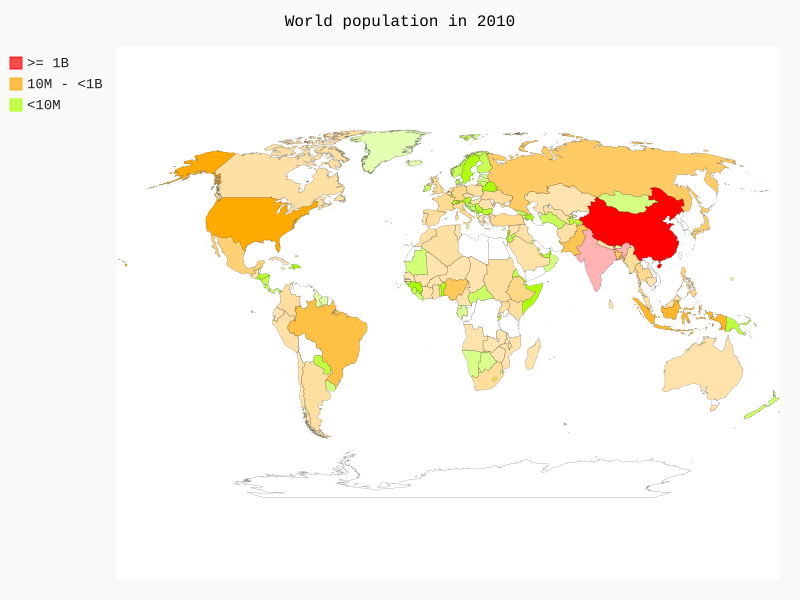

Python code for this plot:
import json
from pygal.maps.world import World, COUNTRIES
from pygal.style import RotateStyle

def get_code(name):
	for x, y in COUNTRIES.items():
		if y == name:
			return x
	return None

filename = 'D:\CodeHub\Python Crash Course\Population\population_data.json'
with open(filename) as f:
	data = json.load(f)

wm = World(style = RotateStyle('#FF0000'))
wm.title = 'World population in 2010'

group1, group2, group3 = {}, {}, {}

for dict in data:
	if dict['Year'] == '2010':
		code = get_code(dict['Country Name'])
		if code == None:
			continue
		pop = int(dict['Value'])
		if pop < 10**7:
			group1[code] = pop
		elif pop < 10**9:
			group2[code] = pop 
		else:
			group3[code] = pop

# print(len(group1), len(group2), len(group3))

wm.add('>= 1B', group3)
wm.add('10M - <1B', group2)
wm.add('<10M', group1)

wm.render_to_file("D:\CodeHub\Python Crash Course\Population\world_population.svg")
